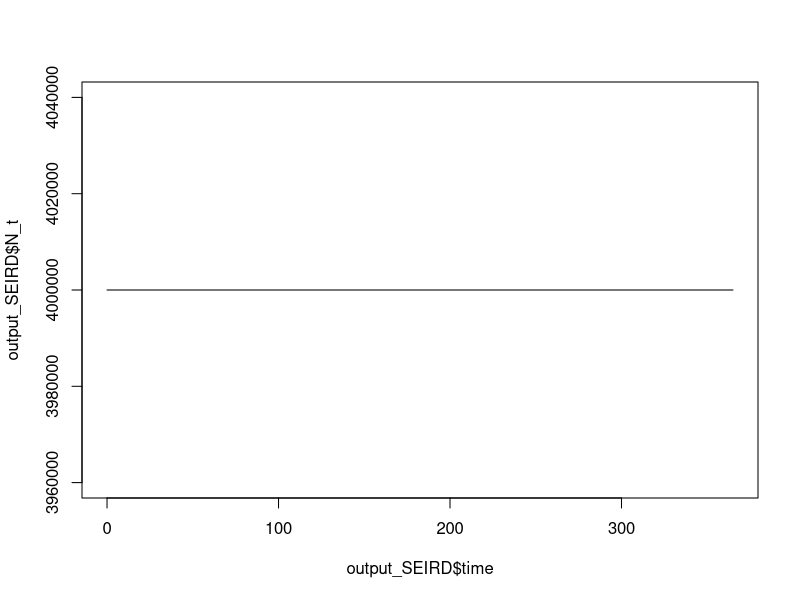
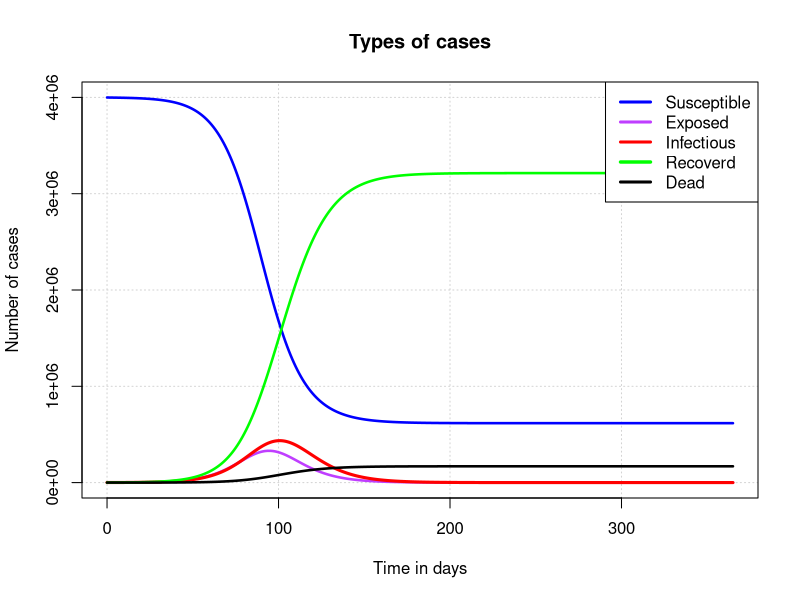

Here is the R script that generated these plots, in order:
#SEIRD model for Covid
#Step 1 load packages
library(deSolve)

#define function
SEIRD_fun<- function(current_timepoint, state_values, parameters)
{
  
  #creat state variables (local variables)
  S<-state_values[1] # Susceptible 
  E<-state_values[2] # Exposed
  I<-state_values[3] #  Infectious
  
  R<-state_values[4] # Recovered 
  D<-state_values[5]#Died
  with(
    as.list(parameters), #variable names within parameters can be used
    {
      #compute derivative
      
      dS <- -beta*S*I/N
      
      dE <- beta*S*I/N- sigma*E
      
      dI <- sigma*E - gamma*I- delta*I
      
      dR <- gamma*I
      dD<- delta*I
      
      
      
      #combine results
      results=c(dS,dE,dI,dR,dD)
      list(results)
    }
  )
}




#compartment durations

incubation_period=5 
infectious_period=7 

#force of infection
R0=2.21 #mean 2.21, range 1.354-3.85
effective_contact_rate_per_infectious_per_time= R0/infectious_period #


beta = effective_contact_rate_per_infectious_per_time


# total outflows from compartments
E_outflow = 1/incubation_period

I_outflow_recovery_death = 1/infectious_period

#progression rates from Exposed to Infectious
sigma = E_outflow 
#mortality
proportion_mortality_from_I=0.05
delta= proportion_mortality_from_I*I_outflow_recovery_death
#Recovery rate

gamma = I_outflow_recovery_death-delta




#list parameters

parameter_list<- c(beta=beta, 
                   sigma=sigma, 
                   delta=delta,
                   gamma=gamma)
#compartment population 
N=4e+06
E0= N*0.0 #4000
I0=N*0.00025 #1000

R0=N*0 #200
D0=0
S0= N-(E0+I0+R0+D0)

initial_values <- c(S=S0,E=E0,
                    I=I0,
                    R=R0, D=D0)
times=seq(0, 365, by = 1)

output_SEIRD=as.data.frame(lsoda(initial_values, times, SEIRD_fun, parameter_list))


#Check total population N=4e+06
output_SEIRD$N_t<- output_SEIRD$S + output_SEIRD$E + output_SEIRD$I  + output_SEIRD$R +output_SEIRD$D 
View(output_SEIRD)
plot(output_SEIRD$time,output_SEIRD$N_t,type = 'l')

#PLOT
 
plot(output_SEIRD$time,output_SEIRD$R,
     ylim = c(0,4e+06),
     type="n",
     xlab='Time in days',
     ylab = 'Number of cases', main="Types of cases", panel.first= grid())

lines(output_SEIRD$time,output_SEIRD$S,lwd=2.5,col='blue')
lines(output_SEIRD$time,output_SEIRD$E,lwd=2.5,col='darkorchid1')
lines(output_SEIRD$time,output_SEIRD$I,lwd=3,col="red")

lines(output_SEIRD$time,output_SEIRD$R,lwd=2.5,col = 'green')
lines(output_SEIRD$time,output_SEIRD$D,lwd=2.5,col = 'black')
legend('topright',c("Susceptible","Exposed",
                    "Infectious",
                   "Recoverd","Dead"),
       lty=c(1,1,1,1,1),lwd=c(3,3,3,3.3),
       col=c("blue",'darkorchid1',"red","green","black"))
